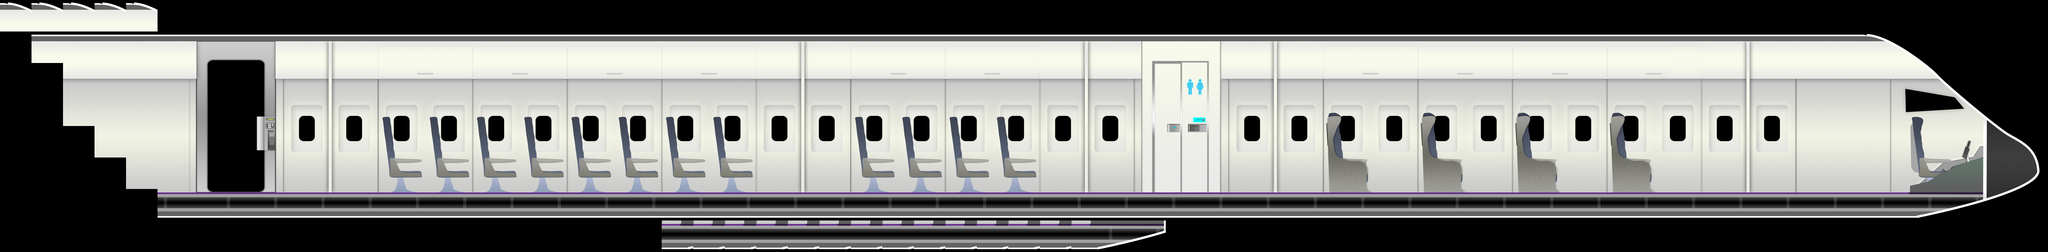

Tiled map render using the project's own tile images. Description and the map definition, with tile-layer contents summarised, below:
An orthogonal 65x8 tile map with 100x100 px tiles, 1 tile layer (internal), 7 tilesets and 17 objects.

<map version="1.0" orientation="orthogonal" width="65" height="8" tilewidth="100" tileheight="100">
 <tileset firstgid="1" name="PlaneInner-Seating" tilewidth="100" tileheight="100">
  <image source="PlaneInner-Seating.png" width="1200" height="600" />
 </tileset>
 <tileset firstgid="73" name="PlaneInner-FirstClass" tilewidth="100" tileheight="100">
  <image source="PlaneInner-FirstClass.png" width="1200" height="600" />
 </tileset>
 <tileset firstgid="145" name="PlaneInner-Cockpit" tilewidth="100" tileheight="100">
  <image source="PlaneInner-Cockpit.png" width="1200" height="600" />
 </tileset>
 <tileset firstgid="217" name="PlaneInner-Partition" tilewidth="100" tileheight="100">
  <image source="PlaneInner-Partition.png" width="300" height="600" />
 </tileset>
 <tileset firstgid="235" name="PlaneInner-ExitClosed" tilewidth="100" tileheight="100">
  <image source="PlaneInner-ExitClosed.png" width="300" height="600" />
 </tileset>
 <tileset firstgid="253" name="PlaneInner-ExitOpen" tilewidth="100" tileheight="100">
  <image source="PlaneInner-ExitOpen.png" width="300" height="600" />
 </tileset>
 <tileset firstgid="271" name="PlaneInner-Toilet" tilewidth="100" tileheight="100">
  <image source="PlaneInner-Toilet.png" width="300" height="600" />
 </tileset>
 <layer name="internal" width="65" height="8">
  <data>[520 cells, 394 non-empty, 240 distinct tile ids]</data>
 </layer>
 <objectgroup color="#a40002" name="spawns" width="65" height="8">
  <object x="4844" y="511" width="100" height="100" />
  <object x="4553" y="509" width="100" height="100" />
  <object x="4249" y="510" width="100" height="100" />
  <object x="3048" y="512" width="100" height="100" />
  <object x="2752" y="512" width="100" height="100" />
  <object x="2902" y="511" width="100" height="100" />
  <object x="2300" y="512" width="100" height="100" />
  <object x="2148" y="511" width="100" height="100" />
  <object x="1999" y="511" width="100" height="100" />
  <object x="1850" y="512" width="100" height="100" />
  <object x="1701" y="512" width="100" height="100" />
  <object x="1546" y="512" width="100" height="100" />
  <object x="1401" y="510" width="100" height="100" />
  <object x="1249" y="512" width="100" height="100" />
  <object x="3195" y="512" width="100" height="100" />
  <object x="5132" y="511" width="100" height="100" />
 </objectgroup>
 <objectgroup color="#00ff00" name="door" width="65" height="8">
  <object x="622" y="132" width="254" height="536" />
 </objectgroup>
</map>
